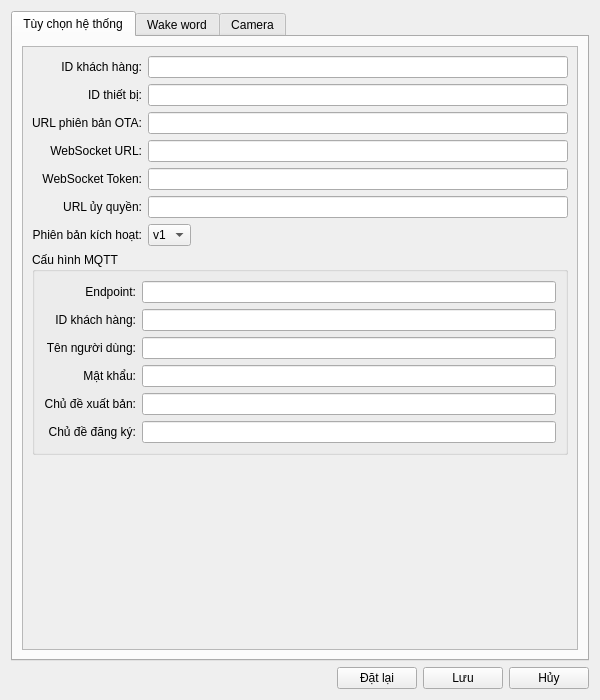
<?xml version="1.0" encoding="UTF-8"?>
<ui version="4.0">
 <class>SettingsWindow</class>
 <widget class="QDialog" name="SettingsWindow">
  <property name="geometry">
   <rect>
    <x>0</x>
    <y>0</y>
    <width>600</width>
    <height>700</height>
   </rect>
  </property>
  <property name="windowTitle">
   <string>SettingsWindow</string>
  </property>
  <property name="modal">
   <bool>true</bool>
  </property>
  <layout class="QVBoxLayout" name="verticalLayout">
   <item>
    <widget class="QTabWidget" name="tabWidget">
     <property name="currentIndex">
      <number>0</number>
     </property>
     <widget class="QWidget" name="system_tab">
      <attribute name="title">
       <string>Tùy chọn hệ thống</string>
      </attribute>
      <layout class="QVBoxLayout" name="system_layout">
       <item>
        <widget class="QScrollArea" name="system_scroll">
         <property name="widgetResizable">
          <bool>true</bool>
         </property>
         <widget class="QWidget" name="system_content">
          <property name="geometry">
           <rect>
            <x>0</x>
            <y>0</y>
            <width>574</width>
            <height>474</height>
           </rect>
          </property>
          <layout class="QFormLayout" name="system_form">
           <property name="labelAlignment">
            <set>Qt::AlignRight|Qt::AlignVCenter</set>
           </property>
           <property name="fieldGrowthPolicy">
            <enum>QFormLayout::ExpandingFieldsGrow</enum>
           </property>
           <item row="0" column="0">
            <widget class="QLabel" name="client_id_label">
             <property name="text">
              <string>ID khách hàng:</string>
             </property>
             <property name="alignment">
              <set>Qt::AlignRight|Qt::AlignVCenter</set>
             </property>
            </widget>
           </item>
           <item row="0" column="1">
            <widget class="QLineEdit" name="client_id_edit">
             <property name="readOnly">
              <bool>false</bool>
             </property>
            </widget>
           </item>
           <item row="1" column="0">
            <widget class="QLabel" name="device_id_label">
             <property name="text">
              <string>ID thiết bị:</string>
             </property>
             <property name="alignment">
              <set>Qt::AlignRight|Qt::AlignVCenter</set>
             </property>
            </widget>
           </item>
           <item row="1" column="1">
            <widget class="QLineEdit" name="device_id_edit">
             <property name="readOnly">
              <bool>false</bool>
             </property>
            </widget>
           </item>
           <item row="2" column="0">
            <widget class="QLabel" name="ota_url_label">
             <property name="text">
              <string>URL phiên bản OTA:</string>
             </property>
             <property name="alignment">
              <set>Qt::AlignRight|Qt::AlignVCenter</set>
             </property>
            </widget>
           </item>
           <item row="2" column="1">
            <widget class="QLineEdit" name="ota_url_edit"/>
           </item>
           <item row="3" column="0">
            <widget class="QLabel" name="websocket_url_label">
             <property name="text">
              <string>WebSocket URL:</string>
             </property>
             <property name="alignment">
              <set>Qt::AlignRight|Qt::AlignVCenter</set>
             </property>
            </widget>
           </item>
           <item row="3" column="1">
            <widget class="QLineEdit" name="websocket_url_edit"/>
           </item>
           <item row="4" column="0">
            <widget class="QLabel" name="websocket_token_label">
             <property name="text">
              <string>WebSocket Token:</string>
             </property>
             <property name="alignment">
              <set>Qt::AlignRight|Qt::AlignVCenter</set>
             </property>
            </widget>
           </item>
           <item row="4" column="1">
            <widget class="QLineEdit" name="websocket_token_edit"/>
           </item>
           <item row="5" column="0">
            <widget class="QLabel" name="authorization_url_label">
             <property name="text">
              <string>URL ủy quyền:</string>
             </property>
             <property name="alignment">
              <set>Qt::AlignRight|Qt::AlignVCenter</set>
             </property>
            </widget>
           </item>
           <item row="5" column="1">
            <widget class="QLineEdit" name="authorization_url_edit"/>
           </item>
           <item row="6" column="0">
            <widget class="QLabel" name="activation_version_label">
             <property name="text">
              <string>Phiên bản kích hoạt:</string>
             </property>
             <property name="alignment">
              <set>Qt::AlignRight|Qt::AlignVCenter</set>
             </property>
            </widget>
           </item>
           <item row="6" column="1">
            <widget class="QComboBox" name="activation_version_combo">
             <item>
              <property name="text">
               <string>v1</string>
              </property>
             </item>
             <item>
              <property name="text">
               <string>v2</string>
              </property>
             </item>
            </widget>
           </item>
           <item row="7" column="0" colspan="2">
            <widget class="QGroupBox" name="mqtt_group">
             <property name="title">
              <string>Cấu hình MQTT</string>
             </property>
             <layout class="QFormLayout" name="mqtt_form">
              <property name="labelAlignment">
               <set>Qt::AlignRight|Qt::AlignVCenter</set>
              </property>
              <property name="fieldGrowthPolicy">
               <enum>QFormLayout::ExpandingFieldsGrow</enum>
              </property>
              <item row="0" column="0">
               <widget class="QLabel" name="mqtt_endpoint_label">
                <property name="text">
                 <string>Endpoint:</string>
                </property>
                <property name="alignment">
                 <set>Qt::AlignRight|Qt::AlignVCenter</set>
                </property>
               </widget>
              </item>
              <item row="0" column="1">
               <widget class="QLineEdit" name="mqtt_endpoint_edit"/>
              </item>
              <item row="1" column="0">
               <widget class="QLabel" name="mqtt_client_id_label">
                <property name="text">
                 <string>ID khách hàng:</string>
                </property>
                <property name="alignment">
                 <set>Qt::AlignRight|Qt::AlignVCenter</set>
                </property>
               </widget>
              </item>
              <item row="1" column="1">
               <widget class="QLineEdit" name="mqtt_client_id_edit"/>
              </item>
              <item row="2" column="0">
               <widget class="QLabel" name="mqtt_username_label">
                <property name="text">
                 <string>Tên người dùng:</string>
                </property>
                <property name="alignment">
                 <set>Qt::AlignRight|Qt::AlignVCenter</set>
                </property>
               </widget>
              </item>
              <item row="2" column="1">
               <widget class="QLineEdit" name="mqtt_username_edit"/>
              </item>
              <item row="3" column="0">
               <widget class="QLabel" name="mqtt_password_label">
                <property name="text">
                 <string>Mật khẩu:</string>
                </property>
                <property name="alignment">
                 <set>Qt::AlignRight|Qt::AlignVCenter</set>
                </property>
               </widget>
              </item>
              <item row="3" column="1">
               <widget class="QLineEdit" name="mqtt_password_edit">
                <property name="echoMode">
                 <enum>QLineEdit::Password</enum>
                </property>
               </widget>
              </item>
              <item row="4" column="0">
               <widget class="QLabel" name="mqtt_publish_topic_label">
                <property name="text">
                 <string>Chủ đề xuất bản:</string>
                </property>
                <property name="alignment">
                 <set>Qt::AlignRight|Qt::AlignVCenter</set>
                </property>
               </widget>
              </item>
              <item row="4" column="1">
               <widget class="QLineEdit" name="mqtt_publish_topic_edit"/>
              </item>
              <item row="5" column="0">
               <widget class="QLabel" name="mqtt_subscribe_topic_label">
                <property name="text">
                 <string>Chủ đề đăng ký:</string>
                </property>
                <property name="alignment">
                 <set>Qt::AlignRight|Qt::AlignVCenter</set>
                </property>
               </widget>
              </item>
              <item row="5" column="1">
               <widget class="QLineEdit" name="mqtt_subscribe_topic_edit"/>
              </item>
             </layout>
            </widget>
           </item>
          </layout>
         </widget>
        </widget>
       </item>
      </layout>
     </widget>
     <widget class="QWidget" name="wake_word_tab">
      <attribute name="title">
       <string>Wake word</string>
      </attribute>
      <layout class="QVBoxLayout" name="wake_word_layout">
       <item>
        <widget class="QScrollArea" name="wake_word_scroll">
         <property name="widgetResizable">
          <bool>true</bool>
         </property>
         <widget class="QWidget" name="wake_word_content">
          <property name="geometry">
           <rect>
            <x>0</x>
            <y>0</y>
            <width>574</width>
            <height>262</height>
           </rect>
          </property>
          <layout class="QFormLayout" name="wake_word_form">
           <property name="labelAlignment">
            <set>Qt::AlignRight|Qt::AlignVCenter</set>
           </property>
           <property name="fieldGrowthPolicy">
            <enum>QFormLayout::ExpandingFieldsGrow</enum>
           </property>
           <item row="0" column="0">
            <widget class="QLabel" name="use_wake_word_label">
             <property name="text">
              <string>Bật wake word:</string>
             </property>
             <property name="alignment">
              <set>Qt::AlignRight|Qt::AlignVCenter</set>
             </property>
            </widget>
           </item>
           <item row="0" column="1">
            <widget class="QCheckBox" name="use_wake_word_check"/>
           </item>
           <item row="1" column="0">
            <widget class="QLabel" name="model_path_label">
             <property name="text">
              <string>Đường dẫn mô hình:</string>
             </property>
             <property name="alignment">
              <set>Qt::AlignRight|Qt::AlignVCenter</set>
             </property>
            </widget>
           </item>
           <item row="1" column="1">
            <layout class="QHBoxLayout" name="model_path_layout">
             <item>
              <widget class="QLineEdit" name="model_path_edit"/>
             </item>
             <item>
              <widget class="QPushButton" name="model_path_btn">
               <property name="text">
                <string>Duyệt</string>
               </property>
              </widget>
             </item>
            </layout>
           </item>
           <item row="2" column="0">
            <widget class="QLabel" name="wake_words_label">
             <property name="text">
              <string>Danh sách wake word:</string>
             </property>
             <property name="alignment">
              <set>Qt::AlignRight|Qt::AlignTop</set>
             </property>
            </widget>
           </item>
           <item row="2" column="1">
            <layout class="QVBoxLayout" name="wake_words_layout">
             <item>
              <widget class="QTextEdit" name="wake_words_edit">
               <property name="maximumSize">
                <size>
                 <width>16777215</width>
                 <height>100</height>
                </size>
               </property>
               <property name="placeholderText">
                <string>Mỗi dòng một từ</string>
               </property>
              </widget>
             </item>
             <item>
              <widget class="QLabel" name="wake_words_hint">
               <property name="text">
                <string>Gợi ý: Nhập một từ đánh thức mỗi dòng, ví dụ "Smart C", "Alexa"</string>
               </property>
               <property name="styleSheet">
                <string>color: #666; font-size: 11px;</string>
               </property>
              </widget>
             </item>
            </layout>
           </item>
          </layout>
         </widget>
        </widget>
       </item>
      </layout>
     </widget>
     <widget class="QWidget" name="camera_tab">
      <attribute name="title">
       <string>Camera</string>
      </attribute>
      <layout class="QVBoxLayout" name="camera_layout">
       <item>
        <widget class="QScrollArea" name="camera_scroll">
         <property name="widgetResizable">
          <bool>true</bool>
         </property>
         <widget class="QWidget" name="camera_content">
          <property name="geometry">
           <rect>
            <x>0</x>
            <y>0</y>
            <width>574</width>
            <height>345</height>
           </rect>
          </property>
          <layout class="QFormLayout" name="camera_form">
           <property name="labelAlignment">
            <set>Qt::AlignRight|Qt::AlignVCenter</set>
           </property>
           <property name="fieldGrowthPolicy">
            <enum>QFormLayout::ExpandingFieldsGrow</enum>
           </property>
           <item row="0" column="0">
            <widget class="QLabel" name="camera_index_label">
             <property name="text">
              <string>Chỉ số camera:</string>
             </property>
             <property name="alignment">
              <set>Qt::AlignRight|Qt::AlignVCenter</set>
             </property>
            </widget>
           </item>
           <item row="0" column="1">
            <widget class="QSpinBox" name="camera_index_spin">
             <property name="minimum">
              <number>0</number>
             </property>
             <property name="maximum">
              <number>10</number>
             </property>
            </widget>
           </item>
           <item row="1" column="0">
            <widget class="QLabel" name="frame_width_label">
             <property name="text">
              <string>Chiều rộng khung hình:</string>
             </property>
             <property name="alignment">
              <set>Qt::AlignRight|Qt::AlignVCenter</set>
             </property>
            </widget>
           </item>
           <item row="1" column="1">
            <widget class="QSpinBox" name="frame_width_spin">
             <property name="minimum">
              <number>320</number>
             </property>
             <property name="maximum">
              <number>1920</number>
             </property>
             <property name="singleStep">
              <number>10</number>
             </property>
             <property name="value">
              <number>640</number>
             </property>
            </widget>
           </item>
           <item row="2" column="0">
            <widget class="QLabel" name="frame_height_label">
             <property name="text">
              <string>Chiều cao khung hình:</string>
             </property>
             <property name="alignment">
              <set>Qt::AlignRight|Qt::AlignVCenter</set>
             </property>
            </widget>
           </item>
           <item row="2" column="1">
            <widget class="QSpinBox" name="frame_height_spin">
             <property name="minimum">
              <number>240</number>
             </property>
             <property name="maximum">
              <number>1080</number>
             </property>
             <property name="singleStep">
              <number>10</number>
             </property>
             <property name="value">
              <number>480</number>
             </property>
            </widget>
           </item>
           <item row="3" column="0">
            <widget class="QLabel" name="fps_label">
             <property name="text">
              <string>Tốc độ khung hình:</string>
             </property>
             <property name="alignment">
              <set>Qt::AlignRight|Qt::AlignVCenter</set>
             </property>
            </widget>
           </item>
           <item row="3" column="1">
            <widget class="QSpinBox" name="fps_spin">
             <property name="minimum">
              <number>1</number>
             </property>
             <property name="maximum">
              <number>60</number>
             </property>
             <property name="value">
              <number>30</number>
             </property>
            </widget>
           </item>
           <item row="4" column="0">
            <widget class="QLabel" name="local_vl_url_label">
             <property name="text">
              <string>URL VL cục bộ:</string>
             </property>
             <property name="alignment">
              <set>Qt::AlignRight|Qt::AlignVCenter</set>
             </property>
            </widget>
           </item>
           <item row="4" column="1">
            <widget class="QLineEdit" name="local_vl_url_edit"/>
           </item>
           <item row="5" column="0">
            <widget class="QLabel" name="vl_api_key_label">
             <property name="text">
              <string>VL API Key:</string>
             </property>
             <property name="alignment">
              <set>Qt::AlignRight|Qt::AlignVCenter</set>
             </property>
            </widget>
           </item>
           <item row="5" column="1">
            <widget class="QLineEdit" name="vl_api_key_edit">
             <property name="echoMode">
              <enum>QLineEdit::Password</enum>
             </property>
            </widget>
           </item>
           <item row="6" column="0">
            <widget class="QLabel" name="models_label">
             <property name="text">
              <string>Mô hình:</string>
             </property>
             <property name="alignment">
              <set>Qt::AlignRight|Qt::AlignVCenter</set>
             </property>
            </widget>
           </item>
           <item row="6" column="1">
            <widget class="QLineEdit" name="models_edit"/>
           </item>
          </layout>
         </widget>
        </widget>
       </item>
      </layout>
     </widget>
    </widget>
   </item>
   <item>
    <layout class="QHBoxLayout" name="button_layout">
     <item>
      <spacer name="button_spacer">
       <property name="orientation">
        <enum>Qt::Horizontal</enum>
       </property>
       <property name="sizeHint" stdset="0">
        <size>
         <width>40</width>
         <height>20</height>
        </size>
       </property>
      </spacer>
     </item>
     <item>
      <widget class="QPushButton" name="reset_btn">
       <property name="text">
        <string>Đặt lại</string>
       </property>
      </widget>
     </item>
     <item>
      <widget class="QPushButton" name="save_btn">
       <property name="text">
        <string>Lưu</string>
       </property>
      </widget>
     </item>
     <item>
      <widget class="QPushButton" name="cancel_btn">
       <property name="text">
        <string>Hủy</string>
       </property>
      </widget>
     </item>
    </layout>
   </item>
  </layout>
 </widget>
 <resources/>
 <connections/>
</ui>
